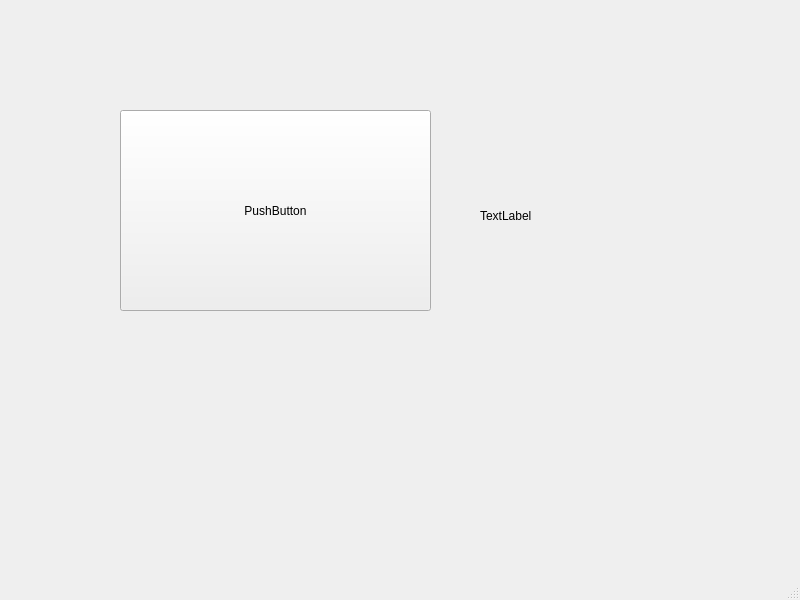
<?xml version="1.0" encoding="UTF-8"?>
<ui version="4.0">
 <class>MainWindow</class>
 <widget class="QMainWindow" name="MainWindow">
  <property name="geometry">
   <rect>
    <x>0</x>
    <y>0</y>
    <width>800</width>
    <height>600</height>
   </rect>
  </property>
  <property name="windowTitle">
   <string>MainWindow</string>
  </property>
  <widget class="QWidget" name="centralwidget">
   <widget class="QPushButton" name="but">
    <property name="geometry">
     <rect>
      <x>120</x>
      <y>110</y>
      <width>311</width>
      <height>201</height>
     </rect>
    </property>
    <property name="text">
     <string>PushButton</string>
    </property>
   </widget>
   <widget class="QLabel" name="label">
    <property name="geometry">
     <rect>
      <x>480</x>
      <y>170</y>
      <width>281</width>
      <height>91</height>
     </rect>
    </property>
    <property name="text">
     <string>TextLabel</string>
    </property>
   </widget>
  </widget>
  <widget class="QMenuBar" name="menubar">
   <property name="geometry">
    <rect>
     <x>0</x>
     <y>0</y>
     <width>800</width>
     <height>21</height>
    </rect>
   </property>
  </widget>
  <widget class="QStatusBar" name="statusbar"/>
 </widget>
 <resources/>
 <connections/>
</ui>
